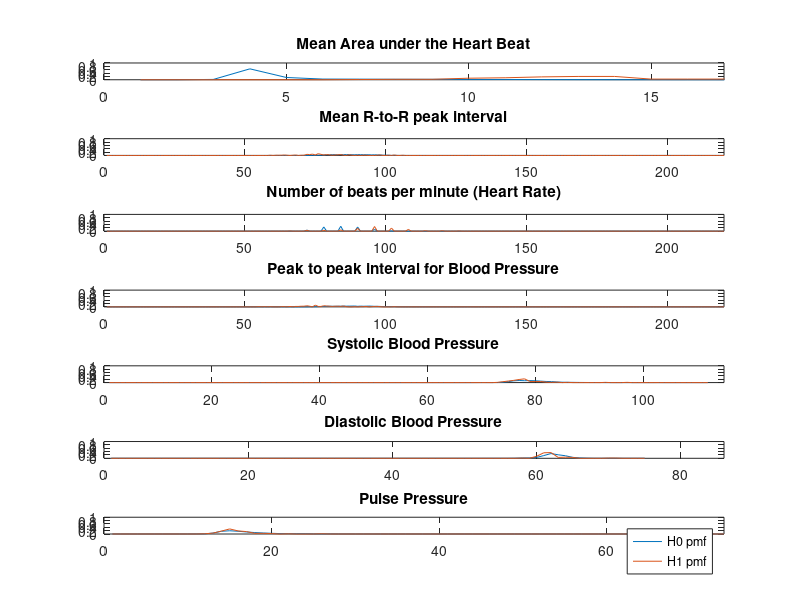
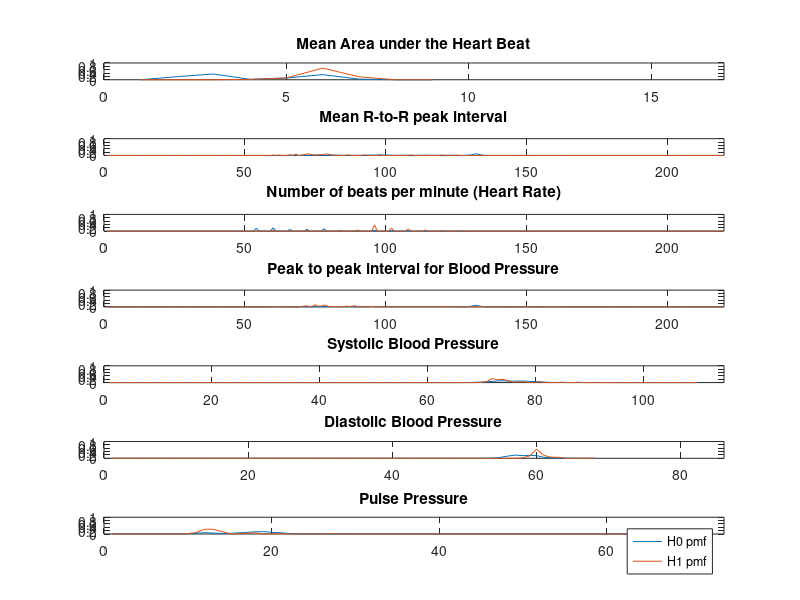
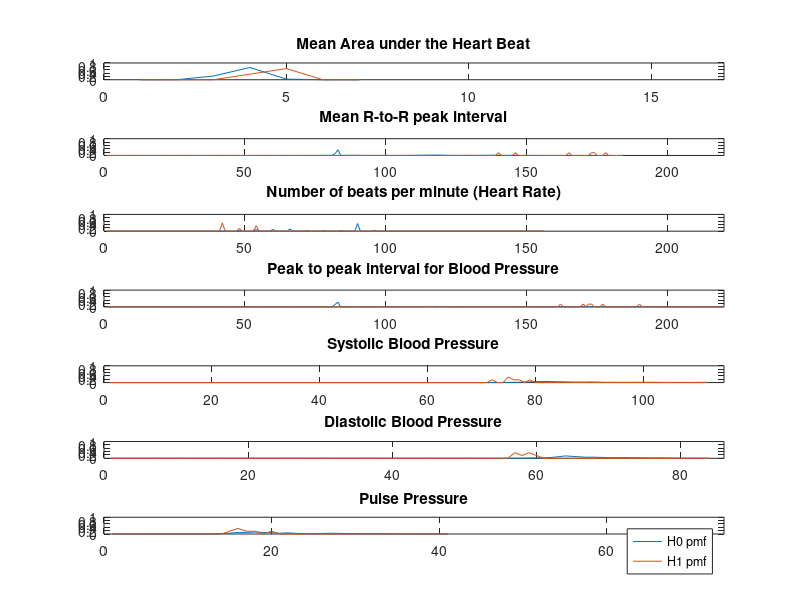
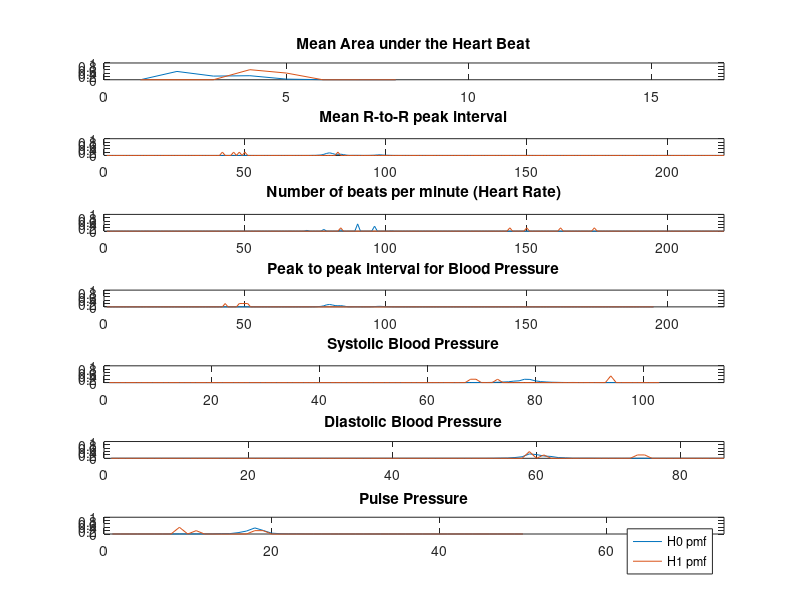

Recreate these plots in MATLAB, in order.
close all;
clear all;

%%Task 0
%Load in data sets and make it readable.
dat1_const = load('patient_data/1_a41178.mat');
dat2_const = load('patient_data/2_a42126.mat');
dat3_const = load('patient_data/3_a40076.mat');
dat4_const = load('patient_data/4_a40050.mat');
dat5_const = load('patient_data/5_a41287.mat');
dat6_const = load('patient_data/6_a41846.mat');
dat7_const = load('patient_data/7_a41846.mat');
dat8_const = load('patient_data/8_a42008.mat');
dat9_const = load('patient_data/9_a41846.mat');

%put in array for simplification of data management
dat_array = [dat1_const, dat2_const, dat3_const, dat4_const, dat5_const, dat6_const, dat7_const, dat8_const, dat9_const];

%X_length: stores number of data points per patient for data, training,
%test
all_length = zeros(1, 9);
training_length = zeros(1,9);
testing_length = zeros(1, 9);
for k = 1:9
    %store the number of elements to perform operations with
    all_length(k) = length(dat_array(k).all_data);
    training_length(k) = floor(all_length(k) * 2/3);
    testing_length(k) = all_length(k) - training_length(k);
    dat_array(k).all_data = floor(dat_array(k).all_data);
   
end

%initialize all data sets for permuatations
for k = 1:9
    train(k).all_data = dat_array(k).all_data(:,1:training_length(k));
    train(k).all_labels = dat_array(k).all_labels(:,1:training_length(k));
    test(k).all_data = dat_array(k).all_data(:, training_length(k)+1:all_length(k));
    test(k).all_labels = dat_array(k).all_labels(:, training_length(k)+1:all_length(k));
end

for k = 1:9
   for j = 1:7
      index1 = 1;
      index0 = 1;
      for p = 1: training_length(k)
          if(train(k).all_labels(1, p) == 1)
              train(k).goldens(j, index1) = train(k).all_data(j,p);
              index1 = index1 + 1;
          end
          if(train(k).all_labels(1, p) == 0)
              train(k).nongoldens(j,index0) = train(k).all_data(j,p);
              index0 = index0 + 1;
          end
      end
   end
end
% the above function creates non-golden data and golden data
% Task 1
% a: Calculate prior probabilities of P(H1) an dP(H0)
for k = 1:9
    prior_H1(k) = sum(train(k).all_labels)/training_length(k);
    prior_H0(k) = 1 - prior_H1(k);
end

%b: construct likelihood matrices for each of the seven features
feature_labels = {'Mean Area under the Heart Beat','Mean R-to-R peak interval','Number of beats per minute (Heart Rate)','Peak to peak interval for Blood Pressure','Systolic Blood Pressure','Diastolic Blood Pressure','Pulse Pressure'};
feature_max_length = [17, 220, 220, 220, 115, 86, 74];

likelihood_matrix_all_features = cell(9,7);
    
for k = 1:9
    for j = 1:7
        goldens_tabulated = tabulate(train(k).goldens(j,:))';
        nongoldens_tabulated = tabulate(train(k).nongoldens(j,:))';
        Xi = union(goldens_tabulated(1,:), nongoldens_tabulated(1,:));
        likelihood_matrix_all_features{k,j} = zeros(5,length(Xi));
        
        for idx = 1:length(Xi) %idx iterates over Xi
            likelihood_matrix_all_features{k,j}(1,idx) = Xi(idx);
            %populate h1 row in likelihood matrix of jth feature
            if ismember(Xi(idx),goldens_tabulated(1,:))
                golden_index_of_Xi_value = find(goldens_tabulated(1,:)==Xi(idx),1);
                likelihood_matrix_all_features{k,j}(2,idx) = goldens_tabulated(3, golden_index_of_Xi_value)/100;
            else
                likelihood_matrix_all_features{k,j}(2,idx) = 0;
            end
            
            %populate h0 row in likelihood matrix of jth feature
            if ismember(Xi(idx),nongoldens_tabulated(1,:))
                nongolden_index_of_Xi_value = find(nongoldens_tabulated(1,:)==Xi(idx),1);
                likelihood_matrix_all_features{k,j}(3,idx) = nongoldens_tabulated(3, nongolden_index_of_Xi_value)/100;
            else
                likelihood_matrix_all_features{k,j}(3,idx) = 0;
            end
            
        end
    end
end
        

for k = 1:9
    figure;
    for j = 1:7
       subplot(7, 1, j); 
        plot(likelihood_matrix_all_features{k,j}(3,:));
        
        % Add feature titles and set axis for each subplot
        title(feature_labels(j));
        axis([0 feature_max_length(j) 0 1]);
        
        hold on; 
        plot(likelihood_matrix_all_features{k,j}(2,:));
    end
    legend('H0 pmf', 'H1 pmf');
end

for k = 1:9
    for j = 1:7
        for i = 1:length(likelihood_matrix_all_features{k,j}(1,:))
                if(likelihood_matrix_all_features{k,j}(2,i) >= likelihood_matrix_all_features{k,j}(3,i))
                    likelihood_matrix_all_features{k,j}(4,i) = 1;
                else 
                    likelihood_matrix_all_features{k,j}(4,i) = 0;
                end
                if(likelihood_matrix_all_features{k,j}(2,i) * prior_H1(k) >= likelihood_matrix_all_features{k,j}(3,i)*prior_H0(k))
                    likelihood_matrix_all_features{k,j}(5,i) = 1;
                else
                    likelihood_matrix_all_features{k,j}(5,i) = 0;
                end
        end
    end
end

HT_table_array = likelihood_matrix_all_features;
for k = 1:9
    for j = 1:7
        HT_table_array{k,j} = HT_table_array{k,j}';
    end
end

Error_table_array = cell(9,7);

for k = 1:9
    prior_H1_test(k) = sum(test(k).all_labels);
    prior_H0_test(k) = testing_length(k) - prior_H1_test(k);
end

for k = 1:9
    for j = 1:7
        Error_table_array{k,j} = zeros(2,3);
        
        missed_detect_MAP = 0;
        false_alarm_MAP = 0;
        error_MAP = 0;
        
        missed_detect_ML = 0;
        false_alarm_ML = 0;
        error_ML = 0;
        
        for i = 1:testing_length(k)
            if ismember(test(k).all_data(j,i), HT_table_array{k,j}(:,1))
            %if that measurement value was in HT_table_array
                measurement_index = find(HT_table_array{k,j}(:,1)==test(k).all_data(j,i),1);
                ML = HT_table_array{k,j}(measurement_index,4); %ML value
                MAP = HT_table_array{k,j}(measurement_index,5); %MAP value
            else
            %if not then rule in favor of H1
                ML = 1;
                MAP = 1;
            end
            
            %physician alarm for this measurement
            golden_value = test(k).all_labels(i);
            
            %ML counter increments
            if (ML == 1 && golden_value == 0)
                false_alarm_ML = false_alarm_ML + 1;
            end
            
            if (ML == 0 && golden_value == 1)
                missed_detect_ML = missed_detect_ML + 1;
            end
            
            if ((ML == 1 && golden_value == 0) || (ML == 0 && golden_value == 1))
                error_ML = error_ML + 1;
            end
            
            %MAP counter increments
            if (MAP == 1 && golden_value == 0)
                false_alarm_MAP = false_alarm_MAP + 1;
            end
            
            if (MAP == 0 && golden_value == 1)
                missed_detect_MAP = missed_detect_MAP + 1;
            end
            
            if ((MAP == 1 && golden_value == 0) || (MAP == 0 && golden_value == 1))
                error_MAP = error_MAP + 1;
            end
        end
        Error_table_array{k,j}(1,1) = false_alarm_ML/prior_H0_test(k);
        Error_table_array{k,j}(1,2) = missed_detect_ML/prior_H1_test(k);
        Error_table_array{k,j}(1,3) = error_ML/testing_length(k);
        
        Error_table_array{k,j}(2,1) = false_alarm_MAP/prior_H0_test(k);
        Error_table_array{k,j}(2,2) = missed_detect_MAP/prior_H1_test(k);
        Error_table_array{k,j}(2,3) = error_MAP/testing_length(k);
    end
end
